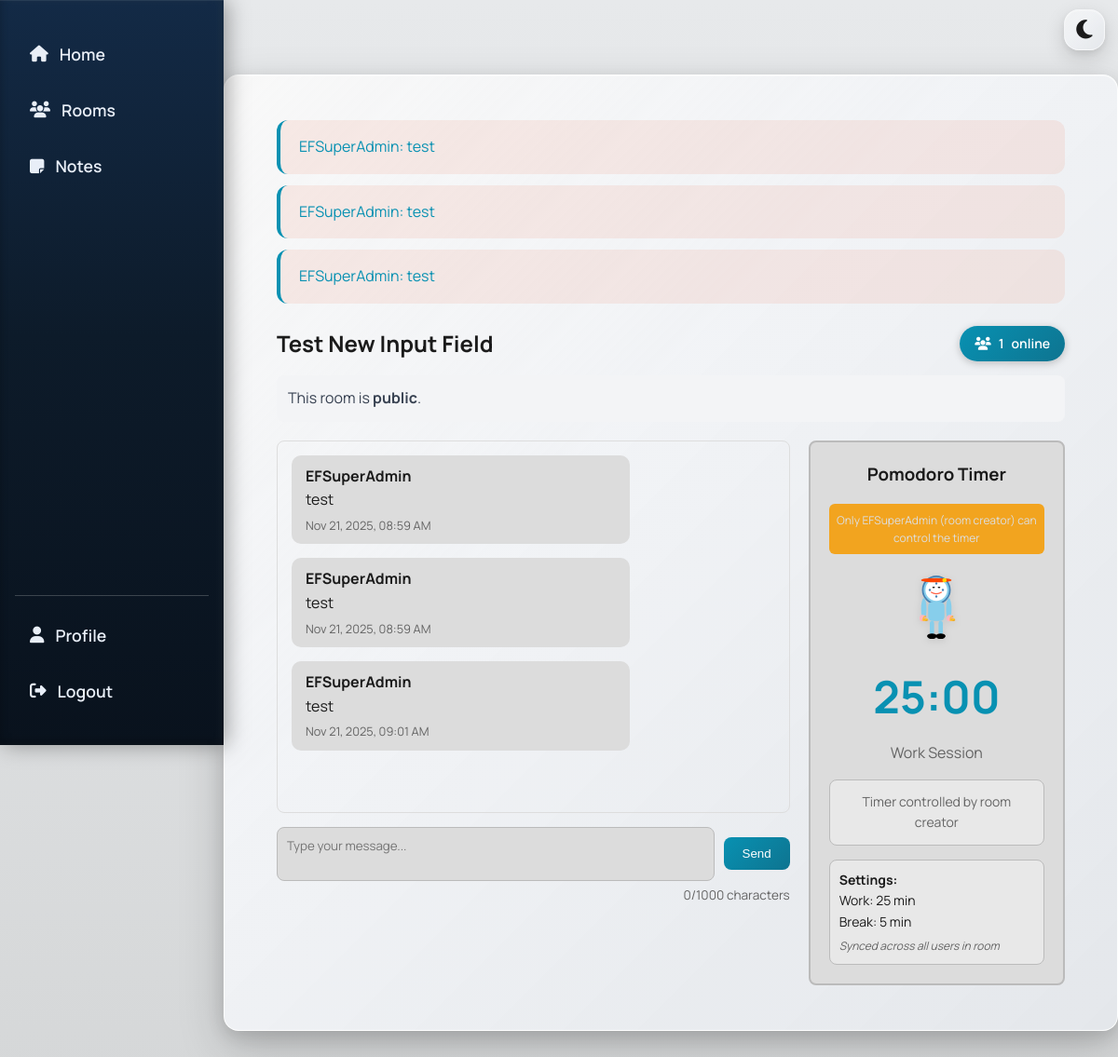
The page /studybuddy/room/13/ (signed in) on the database its author committed.
### studybuddy/models.py (models this page shows, shortened)
class Message(models.Model):
    room = models.ForeignKey(Room, on_delete=models.CASCADE, related_name="messages")
    user = models.ForeignKey(User, on_delete=models.CASCADE)
    content = models.TextField()
    timestamp = models.DateTimeField(auto_now_add=True)
    def __str__(self):
        return f"{self.user.username}: {self.content[:30]}"

class Room(models.Model):
    name = models.CharField(max_length=100)
    description = models.TextField(blank=True, null=True)
    created_by = models.ForeignKey(User, on_delete=models.CASCADE, related_name="rooms")
    created_at = models.DateTimeField(auto_now_add=True)
    is_private = models.BooleanField(default=False)
    password = models.CharField(max_length=128, blank=True, null=True)
    timer_started_at = models.DateTimeField(null=True, blank=True)
    timer_duration = models.IntegerField(default=1500)  # 25 minutes in seconds
    timer_is_running = models.BooleanField(default=False)
    timer_mode = models.CharField(
        max_length=10, default="work", choices=[("work", "Work"), ("break", "Break")]
    )

### studybuddy/views.py (the view, shortened to what this page needs)
# urls.py: path("room/<int:room_id>/", views.room_detail, name="room_detail"),
@login_required
def room_detail(request, room_id):
    room = get_object_or_404(Room, id=room_id)
    user_is_creator = room.created_by_id == request.user.id
    session_key = f"access_room_{room.id}"
    has_session_access = request.session.get(session_key)
    room_messages = room.messages.order_by("timestamp")
    if request.method == "POST" and "content" in request.POST:
        content = request.POST.get("content")
        if content:
            Message.objects.create(room=room, user=request.user, content=content)
        return redirect("studybuddy:room_detail", room_id=room.id)
    context = {"room": room, "messages": room_messages}
    return render(request, "studybuddy/room_detail.html", context)

### studybuddy/templates/studybuddy/room_detail.html (shortened to what this page needs)
{% extends 'studybuddy/base.html' %}
{% block content %}
<div style="display:flex;justify-content:space-between;align-items:center;margin-bottom:15px;">
    <h2 style="margin:0;">{{ room.name }}</h2>
    <div style="display:flex;align-items:center;gap:15px;">
        <div id="active-users-badge" style="background:linear-gradient(135deg, var(--accent-primary), var(--accent-hover));color:white;padding:8px 16px;border-radius:20px;font-size:14px;font-weight:600;display:flex;align-items:center;gap:8px;box-shadow:0 2px 8px var(--shadow);">
            <i class="fas fa-users"></i>
            <span id="active-user-count">1</span>
            <span>online</span>
        </div>
    </div>
</div>
{% if room.created_by == request.user %}
<div id="privacy-controls" style="margin-bottom:20px;padding:15px;background-color:var(--bg-tertiary);border-radius:10px;border:2px solid var(--border-color);">
    <p id="privacy-status" style="margin:0 0 10px 0;color:var(--text-primary);">
        This room is currently <strong>{% if room.is_private %}private{% else %}public{% endif %}</strong>.
        {% if room.is_private and room.password %}
        <br><span style="font-size:0.9em;color:var(--success);margin-top:8px;display:inline-block;">
            Room Code: <strong style="font-size:1.2em;letter-spacing:2px;background-color:var(--bg-tertiary);padding:4px 8px;border-radius:4px;border:2px solid var(--success);">{{ room.password }}</strong>
        </span>
        {% endif %}
    </p>
    <button id="togglePrivacyBtn"
            style="background-color:{% if room.is_private %}#16a34a{% else %}#2563eb{% endif %};color:white;padding:8px 16px;border:none;border-radius:8px;cursor:pointer;">
        {% if room.is_private %}Make Public{% else %}Make Private{% endif %}
    </button>
    <p id="privacyError" style="display:none;color:#dc2626;margin-top:8px;"></p>
    <p id="privacySuccess" style="display:none;color:#059669;margin-top:8px;"></p>
</div>
{% else %}
<div style="margin-bottom:20px;padding:12px;border-radius:8px;background-color:#f3f4f6;color:#374151;">
    This room is {% if room.is_private %}<strong>private</strong>{% else %}<strong>public</strong>{% endif %}.
</div>
{% endif %}
<div style="display:flex;gap:20px;">
    <div style="flex:2;">
        <div id="chat-messages" style="border:1px solid #ddd;padding:15px;border-radius:8px;height:400px;overflow-y:auto;margin-bottom:15px;">
            {% for message in messages %}
                <div data-message-id="{{ message.id }}" data-timestamp-iso="{{ message.timestamp|date:'c' }}" style="margin-bottom:15px;padding:10px 15px;border-radius:10px;max-width:70%;word-wrap:break-word;overflow-wrap:break-word;word-break:break-word;position:relative;
                    {% if message.user == request.user %}background:linear-gradient(135deg, var(--accent-primary), var(--accent-hover));color:white;margin-left:auto;{% else %}background-color:var(--bg-tertiary);color:var(--text-primary);{% endif %}">
                    <div style="display:flex;justify-content:space-between;align-items:start;">
                        <div style="flex:1;">
                            <strong>{{ message.user.username }}</strong><br>
                            {{ message.content }}
                            <div class="message-timestamp" style="font-size:0.8em;{% if message.user == request.user %}color:rgba(255,255,255,0.8);{% else %}color:var(--text-secondary);{% endif %}margin-top:4px;">
                            </div>
                        </div>
                    </div>
                </div>
            {% empty %}
                <p id="no-messages">No messages yet. Start the conversation!</p>
            {% endfor %}
        </div>
        <form id="message-form" style="display:flex;align-items:center;">
            <textarea id="message-input" name="content" rows="2" placeholder="Type your message..." required
                      maxlength="1000"
                      style="flex:1;resize:none;padding:10px;border-radius:8px;border:1px solid var(--border-color);font-family:inherit;word-wrap:break-word;overflow-wrap:break-word;background-color:var(--bg-tertiary);color:var(--text-primary);"></textarea>
            <button type="submit"
                    style="background:linear-gradient(135deg, var(--accent-primary), var(--accent-hover));border:none;color:white;padding:10px 20px;border-radius:8px;margin-left:10px;cursor:pointer;transition:all 0.3s ease;">
                Send
            </button>
        </form>
        <div id="char-counter" style="font-size:0.85em;color:var(--text-secondary);margin-top:5px;text-align:right;">
            <span id="current-chars">0</span>/1000 characters
        </div>
    </div>
    <div style="flex:1;min-width:250px;">
        <div style="border:2px solid var(--border-color);padding:20px;border-radius:8px;background-color:var(--bg-tertiary);">
            <h3 style="margin-top:0;text-align:center;color:var(--text-primary);">Pomodoro Timer</h3>
            {% if room.created_by != request.user %}
            <div style="background-color:var(--warning);padding:8px;border-radius:6px;margin-bottom:15px;text-align:center;font-size:12px;color:var(--bg-primary);opacity:0.9;">
                Only {{ room.created_by.username }} (room creator) can control the timer
            </div>
            {% endif %}
            <div style="text-align:center;margin:10px 0;">
                <svg id="timer-character" class="character" width="70" height="82" viewBox="0 0 120 140" style="filter: drop-shadow(0 2px 4px rgba(0,0,0,0.1));">
                    <g id="left-arm">
                        <text x="33" y="95" font-size="10">💪</text>
                    </g>
                    <g id="right-arm">
                        <text x="83" y="95" font-size="10">💪</text>
                    </g>
                </svg>
            </div>
            <div id="timer-display" style="font-size:48px;font-weight:bold;text-align:center;margin:10px 0;color:var(--accent-primary);">
                25:00
            </div>
            <div style="text-align:center;margin-bottom:15px;">
                <span id="timer-mode" style="font-size:16px;color:var(--text-secondary);">Work Session</span>
            </div>
            {% if room.created_by == request.user %}
            <div style="display:flex;flex-direction:column;gap:10px;">
                <button id="start-btn" onclick="startTimer()"
                        style="background:linear-gradient(135deg, var(--success), #047857);color:white;padding:12px;border:none;border-radius:8px;cursor:pointer;font-size:16px;transition:all 0.3s ease;">
                    Start
                </button>
                <button id="pause-btn" onclick="pauseTimer()"
                        style="background:linear-gradient(135deg, var(--warning), #d97706);color:white;padding:12px;border:none;border-radius:8px;cursor:pointer;font-size:16px;display:none;transition:all 0.3s ease;">
                    Pause
                </button>
                <button onclick="resetTimer()"
                        style="background:linear-gradient(135deg, #6b7280, #4b5563);color:white;padding:12px;border:none;border-radius:8px;cursor:pointer;font-size:16px;transition:all 0.3s ease;">
                    Reset
                </button>
            </div>
            {% else %}
            <div style="text-align:center;padding:12px;background-color:var(--bg-secondary);border-radius:8px;color:var(--text-secondary);font-size:14px;border:1px solid var(--border-color);">
                Timer controlled by room creator
            </div>
            {% endif %}
            <div style="margin-top:15px;padding:10px;background-color:var(--bg-secondary);border-radius:8px;font-size:14px;border:1px solid var(--border-color);">
                <strong style="color:var(--text-primary);">Settings:</strong><br>
                <span style="color:var(--text-primary);">Work: 25 min<br>
                Break: 5 min</span><br>
                <div style="margin-top:5px;font-size:12px;color:var(--text-secondary);">
                    <em>Synced across all users in room</em>
                </div>
            </div>
        </div>
    </div>
</div>
{% endblock %}

### studybuddy/templates/studybuddy/base.html (shortened to what this page needs)
<!DOCTYPE html>
<html lang="en">
<head>
    <link rel="stylesheet" href="https://cdnjs.cloudflare.com/ajax/libs/font-awesome/6.4.0/css/all.min.css">
</head>
<body>
    <div class="sidebar">
        <div class="sidebar-section">
           <a class="{% if request.resolver_match.url_name == 'home' %}active{% endif %}"
                href="{% url 'studybuddy:home' %}">
                    <i class="fas fa-home"></i> Home</a>
            <a href="{% url 'studybuddy:rooms' %}"
                class="{% if request.resolver_match.url_name == 'rooms' %}active{% endif %}">
                    <i class="fas fa-users"></i> Rooms</a>
            <a href="{% url 'studybuddy:note_list' %}"
                class="{% if request.resolver_match.url_name == 'note_list' %}active{% endif %}">
                    <i class="fas fa-sticky-note"></i> Notes</a>
        </div>
        <div class="sidebar-section bottom">
            <a href="{% url 'studybuddy:profile' %}"
                class="{% if request.resolver_match.url_name == 'profile' %}active{% endif %}">
                    <i class="fas fa-user"></i> Profile</a>
            <a href="{% url 'studybuddy:logout' %}"
                class="{% if request.resolver_match.url_name == 'logout' %}active{% endif %}">
                    <i class="fas fa-sign-out-alt"></i> Logout</a>
        </div>
    </div>
        <div class="floating-toggle">
            <button class="theme-toggle" onclick="toggleTheme()">
                <i class="fas fa-moon" id="theme-icon"></i>
            </button>
        </div>
    <div class="content">
        {% if messages %}
        <div class="messages">
            {% for message in messages %}
            <div class="message {% if message.tags == 'success' %}success{% elif message.tags == 'error' %}error{% else %}info{% endif %}">
                {{ message }}
            </div>
            {% endfor %}
        </div>
        {% endif %}
        {% block content %}
        {% endblock %}
    </div>
</body>
</html>

### studybuddy/templates/studybuddy/base.html (style rules this page uses)
:root { --bg-primary: #dcdfe1; --bg-gradient: linear-gradient(180deg, #e7e9eb 0%, #d5d7d8 100%); --bg-secondary: #e8e8e8; --bg-tertiary: #dcdcdc; --text-primary: #1b1b1b; --text-secondary: #646464; --accent-primary: #0891b2; --accent-hover: #0e7490; --accent-secondary: #059669; --border-color: #bbbbbb; --shadow: rgba(0, 0, 0, 0.22); --nav-bg: linear-gradient(135deg, #0891b2 0%, #0e7490 100%); --sidebar-bg: #0d1b2a; --success: #059669; --danger: #dc2626; --warning: #f59e0b; }
* { margin: 0; padding: 0; box-sizing: border-box; }
body { font-family: 'Manrope', -apple-system, BlinkMacSystemFont, 'Segoe UI', Roboto, sans-serif; background: var(--bg-gradient); color: var(--text-primary); line-height: 1.6; transition: background 0.3s ease, color 0.3s ease; min-height: 100vh; margin-left: 240px; }
.sidebar { position: fixed; top: 0; left: 0; width: 240px; height: 100vh; background: linear-gradient( to bottom, #132a46 0%, #0d1b2a 45%, #09121d 100% ); display: flex; flex-direction: column; justify-content: space-between; padding: 2rem 1rem; box-shadow: 4px 0 22px rgba(0, 0, 0, 0.35), inset 0 1px 0 rgba(255, 255, 255, 0.08), inset -6px 0 10px rgba(255, 255, 255, 0.03), inset 0 -4px 8px rgba(0, 0, 0, 0.25); z-index: 2000; }
.sidebar a { color: #e8eef7; text-decoration: none; font-size: 1.1rem; font-weight: 600; padding: 0.75rem 1rem; border-radius: 14px; display: flex; align-items: center; gap: 0.75rem; background: transparent; box-shadow: 0 0 0 1px rgba(0,0,0,0); transition: all 0.2s ease; }
.sidebar-section { display: flex; flex-direction: column; gap: 0.5rem; }
.sidebar-section.bottom { margin-top: auto; border-top: 1px solid rgba(255, 255, 255, 0.2); padding-top: 1rem; }
.content { max-width: 1300px; margin: 5rem auto 4rem auto; padding: 3rem 3.5rem; background: linear-gradient( to bottom right, rgba(255, 255, 255, 0.45), rgba(255, 255, 255, 0.25) ); border-radius: 16px; border: 1px solid rgba(0, 0, 0, 0.08); box-shadow: 0 22px 55px rgba(12, 18, 32, 0.12), 0 4px 12px rgba(12, 18, 32, 0.10), inset 0 1px 1px rgba(255, 255, 255, 0.15); transition: all 0.3s ease; }
html[data-theme="light"] .content { background: linear-gradient( 135deg, rgba(255, 255, 255, 0.70), rgba(242, 244, 247, 0.94) 40%, rgba(228, 231, 235, 1) 100% ), var(--bg-secondary); border-color: rgba(255, 255, 255, 0.9); box-shadow: inset 0 1px 1px rgba(255, 255, 255, 0.55), 0 18px 50px rgba(0,0,0,0.18), 0 6px 18px rgba(0,0,0,0.12); }
.messages { margin-bottom: 1.5rem; }
.message { padding: 1rem 1.25rem; margin-bottom: 0.75rem; border-radius: 12px; border-left: 4px solid; animation: slideIn 0.3s ease; transition: all 0.3s ease; }
.message.info { background-color: rgba(232, 104, 57, 0.1); border-left-color: var(--accent-primary); color: var(--accent-primary); }
h1, h2, h3 { color: var(--text-primary); margin-bottom: 1rem; }
input, textarea, select { background-color: var(--bg-tertiary); color: var(--text-primary); border: 2px solid var(--border-color); padding: 0.75rem 1rem; border-radius: 10px; transition: all 0.3s ease; font-family: inherit; }
.floating-toggle { position: fixed; top: 10px; right: 14px; z-index: 5000; }
.floating-toggle .theme-toggle { width: 44px; height: 44px; padding: 0; display: flex; align-items: center; justify-content: center; border-radius: 16px; background: linear-gradient( 135deg, rgba(255,255,255,0.45), rgba(242,244,247,0.75) 40%, rgba(228,231,235,0.85) 100% ); border: 1px solid rgba(255,255,255,0.45); backdrop-filter: blur(10px); color: var(--text-primary); font-size: 1.45rem; cursor: pointer; transition: all 0.25s ease; box-shadow: inset 0 1px 1px rgba(255,255,255,0.35), 0 8px 22px rgba(0,0,0,0.14), 0 3px 8px rgba(0,0,0,0.08); }

### rows shown on the page
Message: user+content "EFSuperAdmin: test", user.username "EFSuperAdmin", content "test"
Message: user+content "EFSuperAdmin: test", user.username "EFSuperAdmin", content "test"
Message: user+content "EFSuperAdmin: test", user.username "EFSuperAdmin", content "test"
Room: name "Test New Input Field", created_by.username "EFSuperAdmin"
